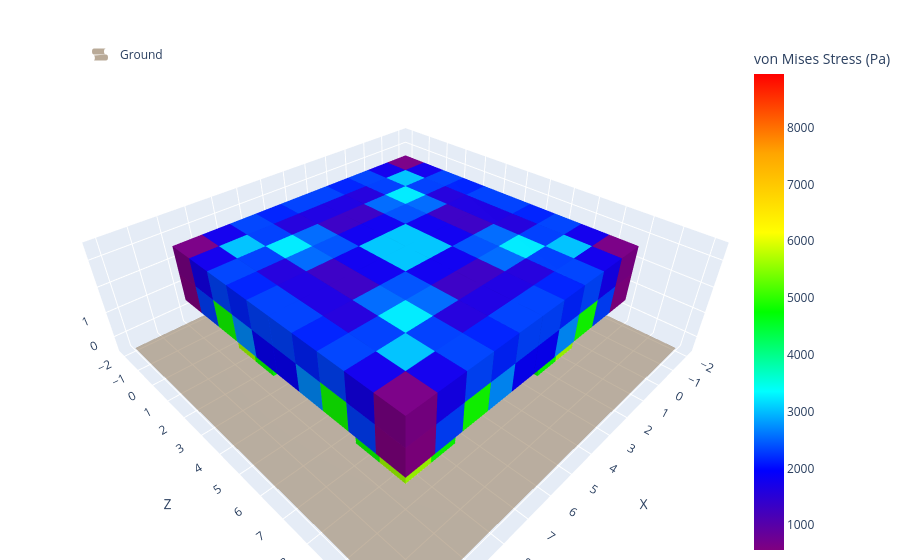

Notebook code for this chart:
### Code cell
from eval_code.utils.stress import compute_von_mises_stress
from eval_code.structural_stability import stress_score

column_bases = [(4, 4), (1, 1), (1, 7), (7, 1), (7, 7)]
coords = []
for (cx, cz) in column_bases:
    for y in range(2):
        for dx in range(2):
            for dz in range(2):
                coords.append({'x': cx + dx, 'y': y, 'z': cz + dz})
# Roof: 10x10 slab layer at y=2
for x in range(10):
    for z in range(10):
        coords.append({'x': x, 'y': 2, 'z': z})
        coords.append({'x': x, 'y': 3, 'z': z})

assert stress_score(coords, 8943) >= 1.0  # safe

# Calling intermediate functions again for visualization
von_mises = compute_von_mises_stress(coords)
print('Max von Mises Stress (Pa):', max(von_mises))
plotly_blocks.plot(coords, color=von_mises, colorbar_title="von Mises Stress (Pa)", alpha=1)

### Figure 1 — Plotly figure (JSON) as saved in the notebook; plotly's stock layout.template omitted (floating-point values rounded to 4 significant figures; data arrays with more than 128 entries replaced by an {"elided": "..."} marker saying what was removed)
{"data": [{"colorscale": [[0, "#8B7355"], [1, "#8B7355"]], "name": "Ground", "opacity": 0.6, "showlegend": true, "showscale": false, "type": "surface", "x": [[-2, 11], [-2, 11]], "y": [[-2, -2], [11, 11]], "z": [[-0.5, -0.5], [-0.5, -0.5]]}, {"facecolor": {"elided": "2880 str values"}, "flatshading": true, "i": {"elided": "2880 int values"}, "j": {"elided": "2880 int values"}, "k": {"elided": "2880 int values"}, "opacity": 1, "type": "mesh3d", "x": {"elided": "1920 float values"}, "y": {"elided": "1920 float values"}, "z": {"elided": "1920 float values"}}, {"marker": {"cmax": 8943.0, "cmin": 564.2, "color": {"elided": "240 float values"}, "colorbar": {"title": {"text": "von Mises Stress (Pa)"}}, "colorscale": [[0, "#800080"], [0.1667, "#0000FF"], [0.3333, "#00FFFF"], [0.5, "#00FF00"], [0.6667, "#FFFF00"], [0.8333, "#FFA500"], [1, "#FF0000"]], "size": 0.1}, "mode": "markers", "showlegend": false, "type": "scatter3d", "x": [null], "y": [null], "z": [null]}], "layout": {"legend": {"itemsizing": "constant", "x": 0, "xanchor": "left", "y": 1, "yanchor": "top"}, "margin": {"b": 0, "l": 80, "r": 0, "t": 40}, "scene": {"aspectmode": "data", "xaxis": {"dtick": 1, "tick0": -1, "tickformat": ",d", "tickmode": "linear", "title": {"text": "X"}}, "yaxis": {"dtick": 1, "tick0": -1, "tickformat": ",d", "tickmode": "linear", "title": {"text": "Z"}}, "zaxis": {"dtick": 1, "tick0": -1, "tickformat": ",d", "tickmode": "linear", "title": {"text": "Y (Height)"}}}, "title": {"text": ""}}}
